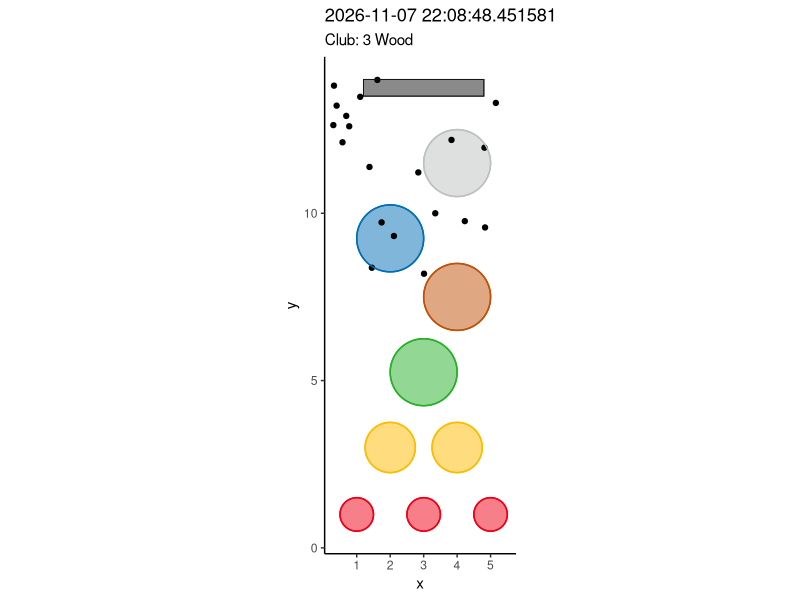
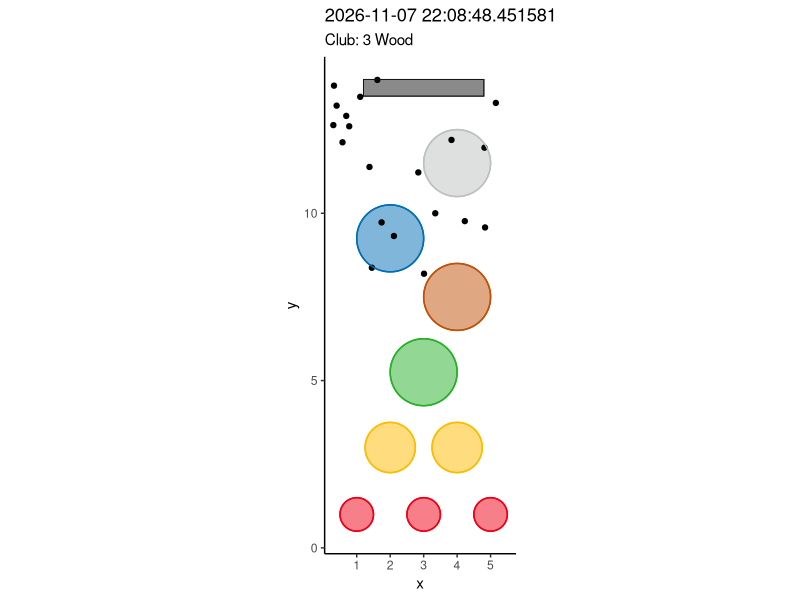

Write R code to recreate these figures, in order.
# load packages
library(ggplot2)
library(dplyr)
library(ggforce)

# set seed
set.seed(as.numeric(Sys.time()))

#---- select club ----
clubs <-c("Driver", "3 Wood", "Hybrid",
          "4 Iron", "6 Iron", "8 Iron",
          "Pitching Wedge")

selected_club <- sample(clubs, 1)

club_lab <- paste0("Club: ", selected_club)

#---- simulate hits ----

if (selected_club == "Driver") {
  y <- runif(20, min = 8.0, max = 14)
  x <- runif(20, min = 0.0, max = 6)
  
  df <- data.frame(x,y)
}

if (selected_club == "3 Wood") {
  y <- runif(20, min = 8.0, max = 14)
  x <- runif(20, min = 0.0, max = 6)
  
  df <- data.frame(x,y)
}

if (selected_club == "Hybrid") {
  y <- runif(20, min = 6.0, max = 12.5)
  x <- runif(20, min = 0.0, max = 6)
  
  df <- data.frame(x,y)
}

if (selected_club == "4 Iron") {
  y <- runif(20, min = 8.0, max = 12.5)
  x <- runif(20, min = 0.0, max = 6)
  
  df <- data.frame(x,y)
}

if (selected_club == "6 Iron") {
  y <- runif(20, min = 4.9, max = 11.0)
  x <- runif(20, min = 0.0, max = 6)
  
  df <- data.frame(x,y)
}

if (selected_club == "8 Iron") {
  y <- runif(20, min = 4.8, max = 10.0)
  x <- runif(20, min = 0.0, max = 6)
  
  df <- data.frame(x,y)
}

if (selected_club == "Pitching Wedge") {
  y <- runif(20, min = 0.5, max = 6.0)
  x <- runif(20, min = 0.0, max = 6)
  
  df <- data.frame(x,y)
}

# load data
dat <- readr::read_csv("data/targets.csv")

#---- target colors ----
t_red <- "#F00016"

red_target <- dat %>%
  filter(color == "red")

t_yellow <- "#FFBB00"

yellow_target <- dat %>%
  filter(color == "yellow")

t_green <- "#27B028"

green_target <- dat %>%
  filter(color == "green")

t_brown <- "#BF5107"

brown_target <- dat %>%
  filter(color == "brown")

t_blue <- "#006EB4"

blue_target <- dat %>%
  filter(color == "blue")

t_white <- "#BDC1C0"

white_target <- dat %>%
  filter(color == "white")

t_trench <- "#141615"

#---- create base visual ----
tg <- ggplot() + 
  geom_circle(data = red_target, aes(x0=x, y0=y, r=size), color = t_red,
              fill = t_red, alpha = .5) +
  
  geom_circle(data = yellow_target, aes(x0=x, y0=y, r=size), color = t_yellow,
              fill = t_yellow, alpha = .5) +
  
  geom_circle(data = green_target, aes(x0=x, y0=y, r=size), color = t_green,
              fill = t_green, alpha = .5) +
  
  geom_circle(data = brown_target, aes(x0=x, y0=y, r=size), color = t_brown,
              fill = t_brown, alpha = .5) +
  
  geom_circle(data = blue_target, aes(x0=x, y0=y, r=size), color = t_blue,
              fill = t_blue, alpha = .5) +
  
  geom_circle(data = white_target, aes(x0=x, y0=y, r=size), color = t_white,
              fill = t_white, alpha = .5) +
  
  geom_rect(aes(xmin = 1.2, xmax = 4.8, ymin = 13.5, ymax = 14), fill = t_trench,
            color = t_trench, linewidth = .3, alpha = .5) +
  coord_equal() +
  theme_classic()

#---- point plot ----
# create title
title_lab <- paste0(Sys.time())

# plot
tg +
  geom_point(data = df, aes(x, y)) +
  geom_circle(data = red_target, aes(x0=x, y0=y, r=size), color = t_red) +
  
  geom_circle(data = yellow_target, aes(x0=x, y0=y, r=size), color = t_yellow) +
  
  geom_circle(data = green_target, aes(x0=x, y0=y, r=size), color = t_green) +
  
  geom_circle(data = brown_target, aes(x0=x, y0=y, r=size), color = t_brown) +
  
  geom_circle(data = blue_target, aes(x0=x, y0=y, r=size), color = t_blue) +
  
  geom_circle(data = white_target, aes(x0=x, y0=y, r=size), color = t_white) +
  
  geom_rect(aes(xmin = 1.2, xmax = 4.8, ymin = 13.5, ymax = 14),
            color = t_trench, linewidth = .3, fill = NA) +
  #theme_void() +
  labs(title = title_lab,
       subtitle = club_lab)

#---- save plot ----
ggsave("plots/daily-game.png")    
unlink("Rplots.pdf")

#---- mutate {in_target} ----
df <- df |>
  mutate(in_red1 = sqrt((1 - x)^2 + (1 - y)^2) < .5,
         in_red2 = sqrt((3 - x)^2 + (1 - y)^2) < .5,
         in_red3 = sqrt((5 - x)^2 + (1 - y)^2) < .5,
         in_yellow1 = sqrt((2 - x)^2 + (3 - y)^2) < .75,
         in_yellow2 = sqrt((4 - x)^2 + (3 - y)^2) < .75,
         in_green = sqrt((3 - x)^2 + (5.25 - y)^2) < 1,
         in_brown = sqrt((4 - x)^2 + (7.5 - y)^2) < 1,
         in_blue = sqrt((2 - x)^2 + (9.25 - y)^2) < 1,
         in_white = sqrt((4 - x)^2 + (11.5 - y)^2) < .5,
         in_trench = x > 1.2 & x < 13.5 & y > 13.5 & y < 14)

#---- mutate {in_overall} ----
df |>
  mutate(anyTRUE = if_any(.cols = contains('in'), I))

